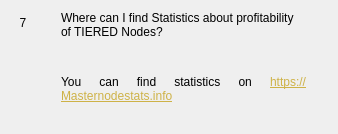
                  <widget class="QWidget" name="widgetFaq7" native="true">
                   <layout class="QHBoxLayout" name="horizontalpage_7" stretch="0,1">
                    <item alignment="Qt::AlignTop">
                     <widget class="QLabel" name="labelNumber7">
                      <property name="minimumSize">
                       <size>
                        <width>24</width>
                        <height>24</height>
                       </size>
                      </property>
                      <property name="maximumSize">
                       <size>
                        <width>16777215</width>
                        <height>24</height>
                       </size>
                      </property>
                      <property name="text">
                       <string>7</string>
                      </property>
                      <property name="alignment">
                       <set>Qt::AlignCenter</set>
                      </property>
                     </widget>
                    </item>
                    <item>
                     <layout class="QVBoxLayout" name="verticalLayoutpage_7">
                      <property name="leftMargin">
                       <number>20</number>
                      </property>
                      <property name="rightMargin">
                       <number>20</number>
                      </property>
                      <item>
                       <widget class="QLabel" name="labelSubtitle7">
                        <property name="text">
                         <string>Where can I find Statistics about profitability of TIERED Nodes?</string>
                        </property>
                        <property name="wordWrap">
                         <bool>true</bool>
                        </property>
                       </widget>
                      </item>
                      <item>
                       <spacer name="verticalSpacer_70">
                        <property name="orientation">
                         <enum>Qt::Vertical</enum>
                        </property>
                        <property name="sizeType">
                         <enum>QSizePolicy::Fixed</enum>
                        </property>
                        <property name="sizeHint" stdset="0">
                         <size>
                          <width>20</width>
                          <height>30</height>
                         </size>
                        </property>
                       </spacer>
                      </item>
                      <item>
                       <widget class="QLabel" name="labelContent7">
                        <property name="text">
                         <string>&lt;html&gt;&lt;head/&gt;&lt;body&gt;&lt;p align=&quot;justify&quot;&gt;You can find statistics on &lt;a style='color: #CEB247' href=&quot;https://Masternodestats.info&quot;&gt;&lt;text-decoration: underline; color:#0000ff;&quot;&gt;https://Masternodestats.info&lt;/span&gt;&lt;/a&gt;&lt;/p&gt;&lt;/body&gt;&lt;/html&gt;</string>
                        </property>
                        <property name="alignment">
                         <set>Qt::AlignLeading|Qt::AlignLeft|Qt::AlignTop</set>
                        </property>
                        <property name="wordWrap">
                         <bool>true</bool>
                        </property>
                       </widget>
                      </item>
                      <item>
                       <spacer name="verticalSpacer_71">
                        <property name="orientation">
                         <enum>Qt::Vertical</enum>
                        </property>
                        <property name="sizeHint" stdset="0">
                         <size>
                          <width>20</width>
                          <height>20</height>
                         </size>
                        </property>
                       </spacer>
                      </item>
                     </layout>
                    </item>
                   </layout>
                  </widget>
